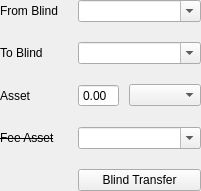
              <widget class="QWidget" name="blindPage3">
               <layout class="QFormLayout" name="formLayout_7">
                <property name="horizontalSpacing">
                 <number>20</number>
                </property>
                <property name="verticalSpacing">
                 <number>20</number>
                </property>
                <property name="leftMargin">
                 <number>0</number>
                </property>
                <property name="topMargin">
                 <number>0</number>
                </property>
                <property name="rightMargin">
                 <number>0</number>
                </property>
                <property name="bottomMargin">
                 <number>0</number>
                </property>
                <item row="0" column="0">
                 <widget class="QLabel" name="label_6">
                  <property name="text">
                   <string>From Blind</string>
                  </property>
                 </widget>
                </item>
                <item row="1" column="0">
                 <widget class="QLabel" name="label_39">
                  <property name="text">
                   <string>To Blind</string>
                  </property>
                 </widget>
                </item>
                <item row="2" column="0">
                 <widget class="QLabel" name="label_40">
                  <property name="text">
                   <string>Asset</string>
                  </property>
                 </widget>
                </item>
                <item row="3" column="0">
                 <widget class="QLabel" name="blindFeeAssetLabel">
                  <property name="styleSheet">
                   <string notr="true">text-decoration: line-through;</string>
                  </property>
                  <property name="text">
                   <string>Fee Asset</string>
                  </property>
                 </widget>
                </item>
                <item row="2" column="1">
                 <layout class="QHBoxLayout" name="horizontalLayout_17">
                  <property name="spacing">
                   <number>10</number>
                  </property>
                  <item>
                   <widget class="QDoubleSpinBox" name="blindAmount">
                    <property name="baseSize">
                     <size>
                      <width>0</width>
                      <height>20</height>
                     </size>
                    </property>
                    <property name="locale">
                     <locale language="C" country="AnyCountry"/>
                    </property>
                    <property name="buttonSymbols">
                     <enum>QAbstractSpinBox::NoButtons</enum>
                    </property>
                   </widget>
                  </item>
                  <item>
                   <widget class="QComboBox" name="blindAsset">
                    <property name="baseSize">
                     <size>
                      <width>0</width>
                      <height>20</height>
                     </size>
                    </property>
                   </widget>
                  </item>
                 </layout>
                </item>
                <item row="4" column="1">
                 <widget class="QPushButton" name="blindTransfer">
                  <property name="text">
                   <string>Blind Transfer</string>
                  </property>
                 </widget>
                </item>
                <item row="0" column="1">
                 <widget class="QComboBox" name="blindSource">
                  <property name="baseSize">
                   <size>
                    <width>0</width>
                    <height>20</height>
                   </size>
                  </property>
                  <property name="editable">
                   <bool>true</bool>
                  </property>
                 </widget>
                </item>
                <item row="1" column="1">
                 <widget class="QComboBox" name="blindDestination">
                  <property name="baseSize">
                   <size>
                    <width>0</width>
                    <height>20</height>
                   </size>
                  </property>
                  <property name="editable">
                   <bool>true</bool>
                  </property>
                 </widget>
                </item>
                <item row="3" column="1">
                 <widget class="QComboBox" name="blindFeeAsset">
                  <property name="baseSize">
                   <size>
                    <width>0</width>
                    <height>20</height>
                   </size>
                  </property>
                  <property name="editable">
                   <bool>true</bool>
                  </property>
                 </widget>
                </item>
               </layout>
              </widget>
